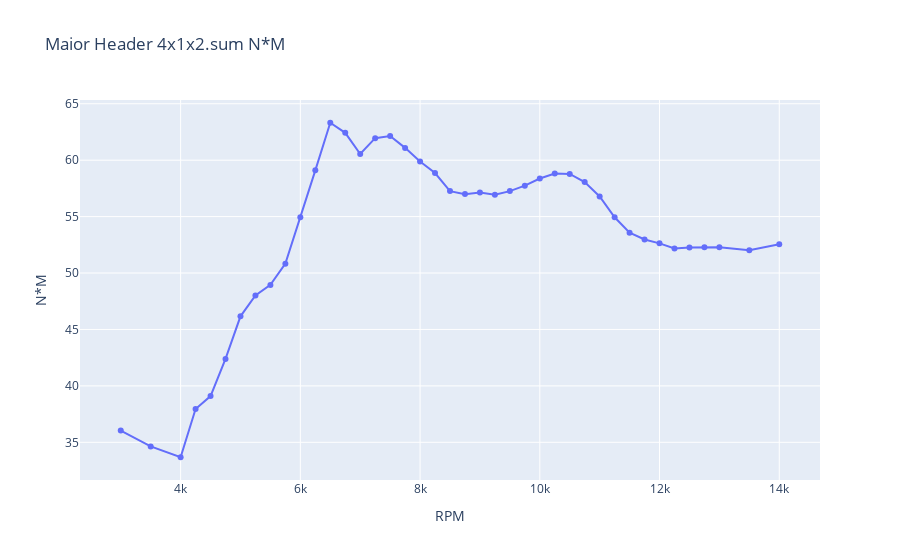

The notebook cell this image was saved under:
### Code cell
teste = pd.read_csv('./pre_definitivo.csv')
print(teste.shape)

trace = go.Scatter(x =teste['rpm'], y = teste['N*m'], mode = 'markers+lines')
                   
data = [trace]

layout = go.Layout(title='Maior Header 4x1x2.sum N*M',
                   yaxis={'title':'N*M'},
                   xaxis={'title': 'RPM'})

fig = go.Figure(data=data, layout=layout)

py.iplot(fig)

### Figure 1 — Plotly figure (JSON) as saved in the notebook; plotly's stock layout.template omitted (floating-point values rounded to 4 significant figures)
{"data": [{"mode": "markers+lines", "type": "scatter", "x": [14000, 13500, 13000, 12750, 12500, 12250, 12000, 11750, 11500, 11250, 11000, 10750, 10500, 10250, 10000.0, 9750.0, 9500.0, 9250.0, 9000.0, 8750.0, 8500.0, 8250.0, 8000.0, 7750.0, 7500.0, 7250.0, 7000.0, 6750.0, 6500.0, 6250.0, 6000.0, 5750, 5500.0, 5250.0, 5000.0, 4750.0, 4500, 4250.0, 4000.0, 3500.0, 3000.0], "y": [52.55, 52.02, 52.28, 52.28, 52.26, 52.18, 52.63, 52.97, 53.57, 54.94, 56.79, 58.07, 58.79, 58.83, 58.38, 57.74, 57.26, 56.94, 57.15, 56.99, 57.26, 58.86, 59.89, 61.09, 62.15, 61.95, 60.55, 62.43, 63.32, 59.1, 54.94, 50.83, 48.95, 48.01, 46.17, 42.39, 39.1, 37.95, 33.67, 34.63, 36.04]}], "layout": {"title": {"text": "Maior Header 4x1x2.sum N*M"}, "xaxis": {"title": {"text": "RPM"}}, "yaxis": {"title": {"text": "N*M"}}}}
